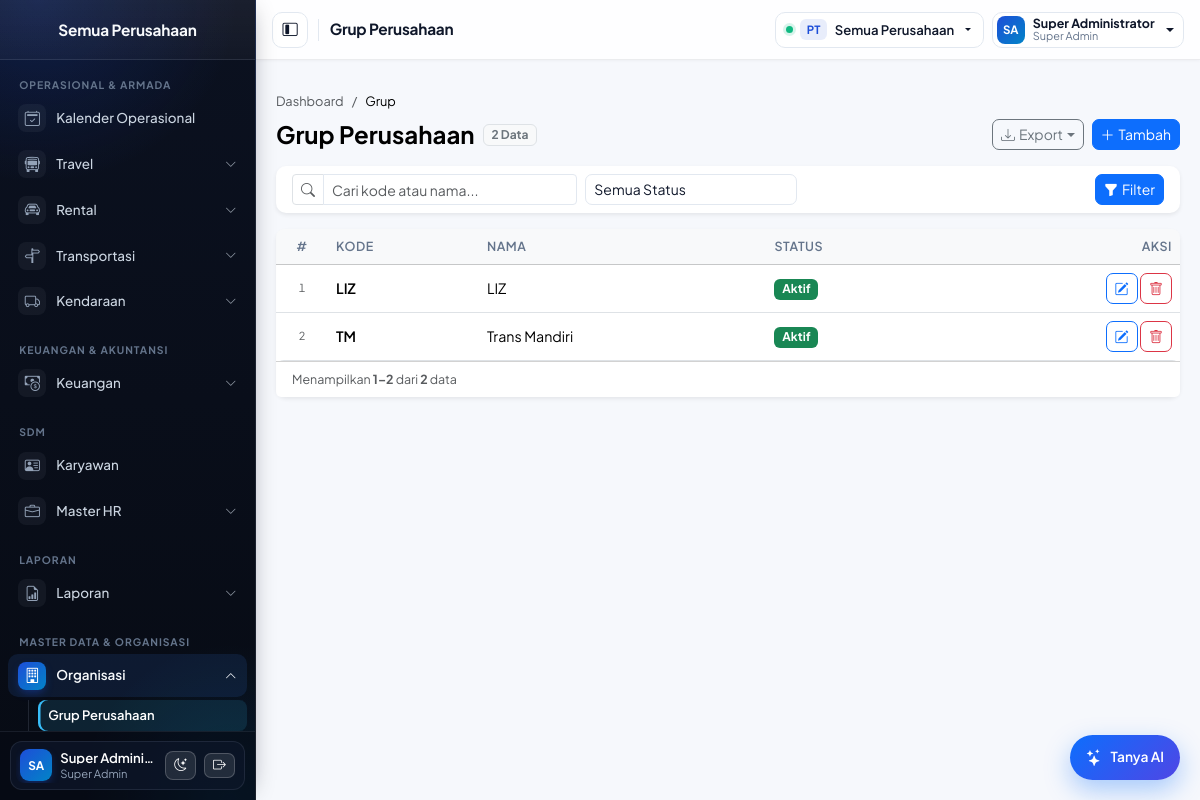
Screenshot of /pages/groups/index.php (signed in) with the database file from the repository.
### tables this page shows
CREATE TABLE `groups` (
  `id` INT(11) NOT NULL AUTO_INCREMENT,
  `code` VARCHAR(15) NOT NULL,
  `name` VARCHAR(255) NOT NULL,
  `note` VARCHAR(2000) DEFAULT NULL,
  `is_active` TINYINT(1) NOT NULL DEFAULT 1,
  `created_user` VARCHAR(255) DEFAULT NULL,
  `created_date` DATETIME NOT NULL DEFAULT CURRENT_TIMESTAMP,
  `modified_user` VARCHAR(255) DEFAULT NULL,
  `modified_date` DATETIME DEFAULT NULL,
  PRIMARY KEY (`id`),
  UNIQUE KEY `uq_groups_code` (`code`)
);

### config/database.php (called while the page is built, shortened)
<?php
function db(): mysqli
{
    static $conn = null;
    if ($conn instanceof mysqli) {
        return $conn;
    }
    try {
        $conn = new mysqli(DB_HOST, DB_USER, DB_PASS, DB_NAME);
        $conn->set_charset('utf8mb4');
    } catch (mysqli_sql_exception $e) {
        http_response_code(500);
        error_log('DB connection failed: ' . $e->getMessage());
        exit('Koneksi database gagal. Periksa konfigurasi.');
    }
    return $conn;
}

### includes/grid_export.php (called while the page is built, shortened)
<?php
function ui_export_actions(?array $extra_query = null): array
{
    $q = $_GET;
    unset($q['page'], $q['export']);
    $xlsx_url = '?' . http_build_query(array_merge($q, ['export' => 'xlsx']));
    $pdf_url  = '?' . http_build_query(array_merge($q, ['export' => 'pdf']));
    return [
        [
            'label' => 'Export',
            'icon'  => 'download',
            'class' => 'btn btn-outline-secondary btn-sm dropdown-toggle',
            'items' => [
                [
                    'label'      => 'Excel (.xlsx)',
                    'icon'       => 'file-earmark-excel',
                    'icon_class' => 'text-success',
                    'href'       => $xlsx_url,
                ],
                [
                    'label'      => 'PDF (.pdf)',
                    'icon'       => 'file-earmark-pdf',
                    'icon_class' => 'text-danger',
                    'href'       => $pdf_url,
                ],
            ],
        ],
    ];
}

### includes/auth.php (called while the page is built, shortened)
<?php
function is_super_admin(): bool
{
    return ($_SESSION['role_name'] ?? '') === 'Super Admin';
}
function can(string $permission): bool
{
    if (is_super_admin()) {
        return true;
    }
    return in_array($permission, $_SESSION['permissions'] ?? [], true);
}
function accessible_companies(bool $force_refresh = false): array
{
    $is_sa = is_super_admin() ? 1 : 0;
    if ($is_sa) {
        $rows = db()->query('SELECT id, code, name, logo FROM companies WHERE is_active = 1 ORDER BY name')->fetch_all(MYSQLI_ASSOC);
    }
    return $rows;
}

### pages/groups/index.php (the view, shortened to what this page needs)
<?php
$q = trim((string) ($_GET['q'] ?? ''));
$status = trim((string) ($_GET['status'] ?? ''));
$where = '1=1';
$types = '';
$params = [];
$st = db()->prepare("SELECT COUNT(*) FROM groups WHERE {$where}");
$st->execute();
$total = (int) $st->get_result()->fetch_row()[0];
$p = paginate($total, (int) ($_GET['page'] ?? 1));
$st = db()->prepare("SELECT id, code, name, is_active FROM groups WHERE {$where} ORDER BY code LIMIT ? OFFSET ?");
if ($types !== '') {
    $st->bind_param($types . 'ii', ...[...$params, $p['per_page'], $p['offset']]);
} else {
    $st->bind_param('ii', $p['per_page'], $p['offset']);
}
$st->execute();
$rows = $st->get_result()->fetch_all(MYSQLI_ASSOC);
$header_actions = ui_export_actions();
if (can('groups.manage')) {
    $header_actions[] = ['label' => 'Tambah', 'icon' => 'plus-lg', 'href' => 'pages/groups/form.php', 'class' => 'btn btn-primary btn-sm'];
}
require __DIR__ . '/../../includes/header.php';
?>
<main class="col-12 col-md-9 col-lg-10 p-3 p-lg-4">
    <?= ui_page_header(
        'Grup Perusahaan',
        ['Dashboard' => 'pages/dashboard/index.php', 'Grup' => null],
        [['text' => number_format($total, 0, ',', '.') . ' Data', 'class' => 'bg-light text-secondary border']],
        $header_actions
    ) ?>
    <div class="card shadow-sm border-0 mb-3">
        <div class="card-body py-2 px-3">
            <form method="get" class="row g-2 align-items-center erp-filter-bar">
                <div class="col-12 col-md-4">
                    <div class="input-group input-group-sm">
                        <span class="input-group-text bg-white text-muted"><i class="bi bi-search"></i></span>
                        <input type="text" name="q" class="form-control" placeholder="Cari kode atau nama..." value="<?= e($q) ?>">
                    </div>
                </div>
                <div class="col-6 col-md-3">
                    <select name="status" class="form-select form-select-sm" onchange="this.form.submit()">
                        <option value="">Semua Status</option>
                    </select>
                </div>
                <?= ui_filter_actions(APP_URL . '/pages/groups/index.php', ($q !== '' || $status !== '')) ?>
            </form>
        </div>
    </div>
    <div class="card shadow-sm border-0">
        <div class="table-responsive">
            <table class="table table-hover mb-0 align-middle">
                <thead class="table-light"><tr><th class="text-center" style="width: 52px;">#</th><th>Kode</th><th>Nama</th><th>Status</th><th class="text-end">Aksi</th></tr></thead>
                <tbody>
                <?php foreach ($rows as $idx => $r): ?>
                    <tr>
                        <td class="text-center text-muted small"><?= number_format($p['offset'] + $idx + 1, 0, ',', '.') ?></td>
                        <td class="fw-semibold"><?= e($r['code']) ?></td>
                        <td><?= e($r['name']) ?></td>
                        <td><span class="badge bg-<?= $r['is_active'] ? 'success' : 'secondary' ?>"><?= $r['is_active'] ? 'Aktif' : 'Nonaktif' ?></span></td>
                        <td class="text-end text-nowrap">
                            <?php if (can('groups.manage')): ?>
                                <a class="btn btn-sm btn-outline-primary" href="<?= e(APP_URL) ?>/pages/groups/form.php?id=<?= (int) $r['id'] ?>" title="Ubah" aria-label="Ubah"><i class="bi bi-pencil-square"></i></a>
                                <form method="post" action="<?= e(APP_URL) ?>/pages/groups/delete.php" class="d-inline" onsubmit="return confirm('Hapus grup ini?')">
                                    <button type="submit" class="btn btn-sm btn-outline-danger" title="Hapus" aria-label="Hapus"><i class="bi bi-trash"></i></button>
                                </form>
                            <?php endif; ?>
                        </td>
                    </tr>
                <?php endforeach; ?>
                </tbody>
            </table>
        </div>
        <div class="card-footer bg-white d-flex flex-wrap justify-content-between align-items-center gap-2 py-2">
            <div class="small text-muted">
                <?php if ($total > 0): ?>
                    Menampilkan <strong><?= number_format($p['offset'] + 1, 0, ',', '.') ?>&ndash;<?= number_format(min($total, $p['offset'] + count($rows)), 0, ',', '.') ?></strong> dari <strong><?= number_format($total, 0, ',', '.') ?></strong> data
                <?php else: ?>
                    Total <strong>0</strong> data
                <?php endif; ?>
            </div>
        </div>
    </div>
</main>
<?php require __DIR__ . '/../../includes/footer.php'; ?>

### rows the page displays
groups: offset "1", code "LIZ", name "LIZ", is_active "Aktif"
groups: offset "2", code "TM", name "Trans Mandiri", is_active "Aktif"

### other values shown
$sidebarCompanyName "Semua Perusahaan"
$sec "OPERASIONAL & ARMADA"
$m['label'] "Kalender Operasional"
$m['label'] "Travel"
$m['label'] "Rental"
$m['label'] "Transportasi"
$m['label'] "Kendaraan"
$sec "KEUANGAN & AKUNTANSI"
$m['label'] "Keuangan"
$sec "SDM"
$m['label'] "Karyawan"
$m['label'] "Master HR"
$sec "LAPORAN"
$m['label'] "Laporan"
$sec "MASTER DATA & ORGANISASI"
